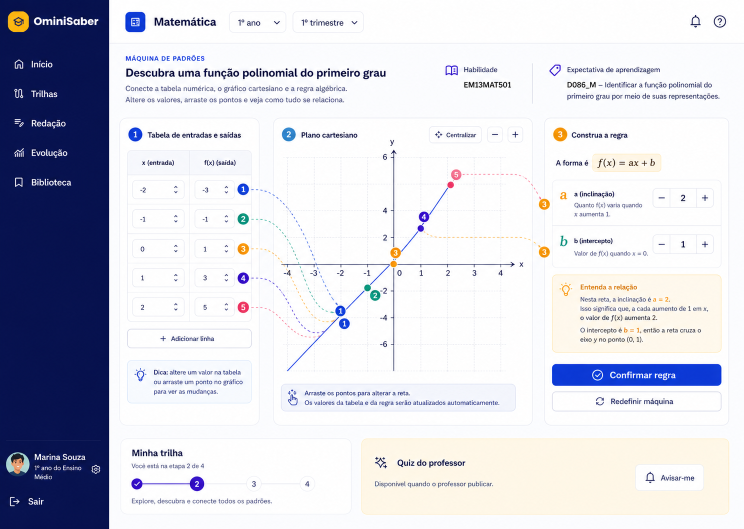
#> input picture docs/referencias-design/matematica/01-1o-ano-maquina-de-padroes.png, 1487 x 1058 px, found by its file name (shown at 1/2 size)
$ python matematica_design_qa_montage.py
#> lines starting #> are read from the running program, lines starting #| are printed output that depends on the picture
from pathlib import Path

from PIL import Image, ImageDraw, ImageFont


ROOT = Path(r"C:\Users\CLEVERSON\Downloads\OminiSaber-main\OminiSaber-main")
PAIRS = [
    ("01-1o-ano-maquina-de-padroes.png", "matematica-maquina-padroes-implementacao.png", "qa-matematica-maquina-padroes.png"),
    ("02-2o-ano-estudio-de-areas.png", "matematica-estudio-areas-implementacao.png", "qa-matematica-estudio-areas.png"),
    ("03-3o-ano-reta-em-movimento.png", "matematica-reta-movimento-implementacao.png", "qa-matematica-reta-movimento.png"),
]

for source_name, implementation_name, output_name in PAIRS:
    source = Image.open(ROOT / "docs" / "referencias-design" / "matematica" / source_name).convert("RGB")
#> source is the input picture: PIL image 1487x1058 RGB; mean R, G, B 210, 211.3, 221.9
    implementation = Image.open(ROOT / "docs" / "auditoria-visual" / implementation_name).convert("RGB")
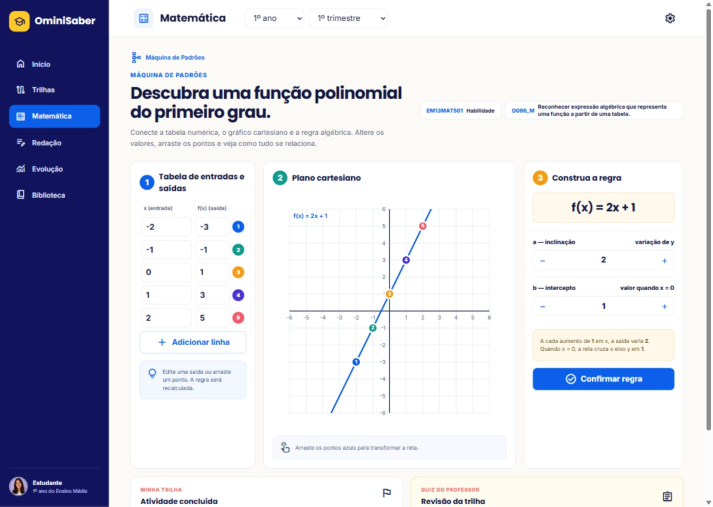
#> input picture docs/auditoria-visual/matematica-maquina-padroes-implementacao.png, 1425 x 1013 px, found by its file name (shown at 1/2 size)
#> implementation is the input picture: PIL image 1425x1013 RGB; mean R, G, B 209.9, 211.2, 223
    implementation = implementation.resize(source.size, Image.Resampling.LANCZOS)
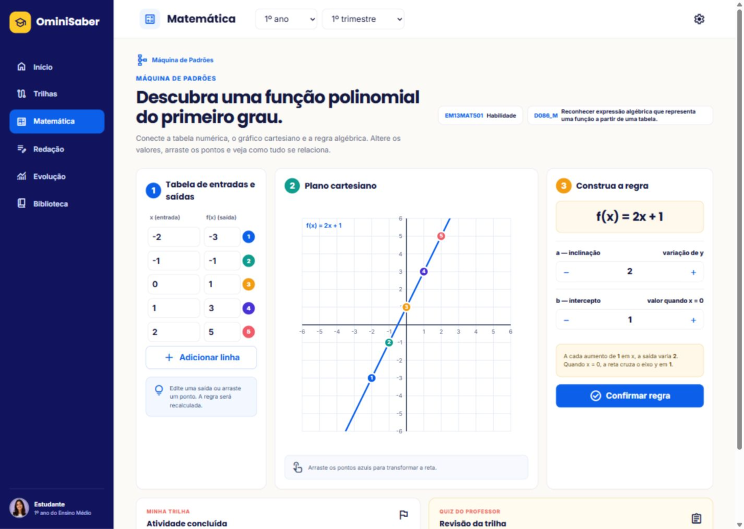
#> implementation: PIL image 1487x1058 RGB (shown at 1/2 size); mean R, G, B 209.8, 211.1, 222.9
    label_height = 44
    montage = Image.new("RGB", (source.width * 2, source.height + label_height), "white")
#> montage: PIL image 2974x1102 RGB; every value is 255
    montage.paste(source, (0, label_height))
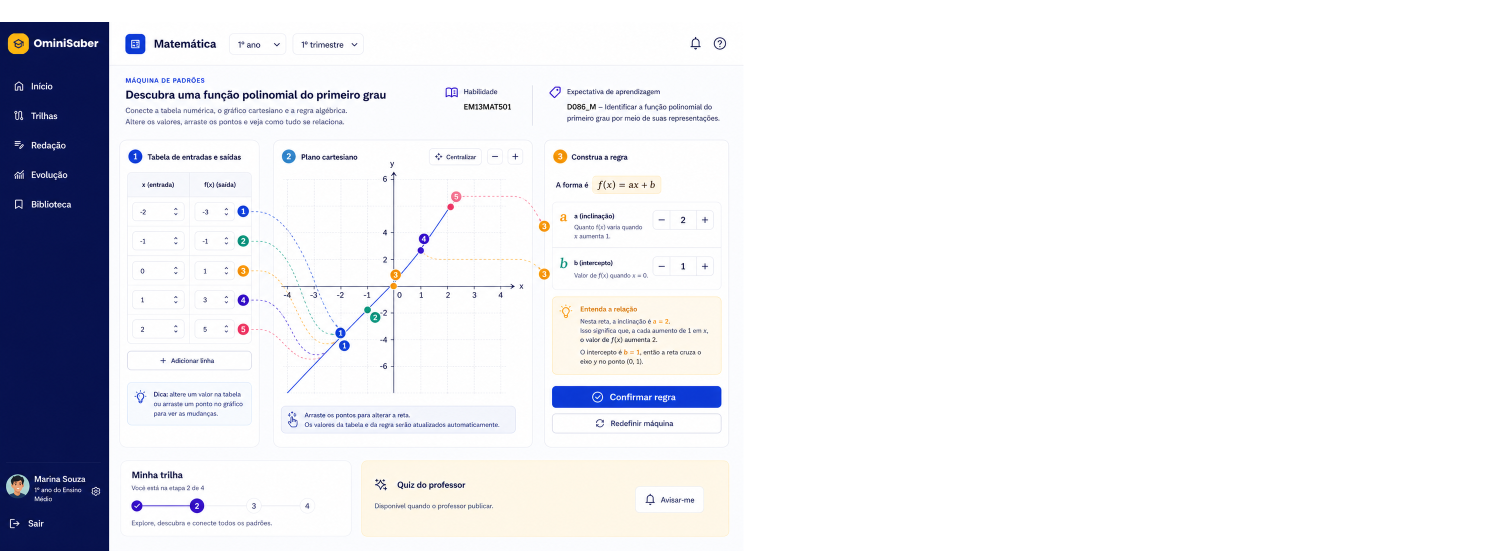
#> montage: PIL image 2974x1102 RGB (shown at 1/2 size); mean R, G, B 233.4, 234, 239.1
    montage.paste(implementation, (source.width, label_height))
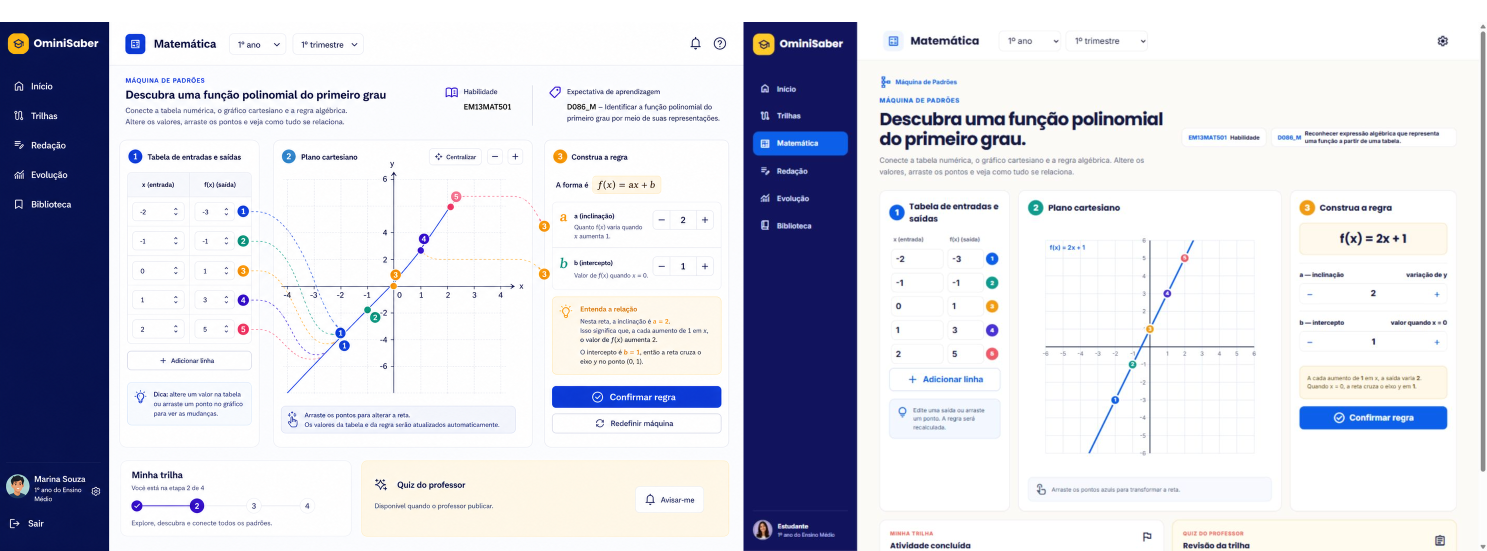
#> montage: PIL image 2974x1102 RGB (shown at 1/2 size); mean R, G, B 211.7, 213, 223.7
    draw = ImageDraw.Draw(montage)
    draw.text((18, 14), "REFERÊNCIA APROVADA", fill="#11145d")
    draw.text((source.width + 18, 14), "IMPLEMENTAÇÃO", fill="#11145d")
    draw.line((source.width, 0, source.width, montage.height), fill="#d9d9e7", width=2)
    montage.save(ROOT / "docs" / "auditoria-visual" / output_name)
#> pass 2 of the loop `for source_name, implementation_name, output_name in PAIRS:`:
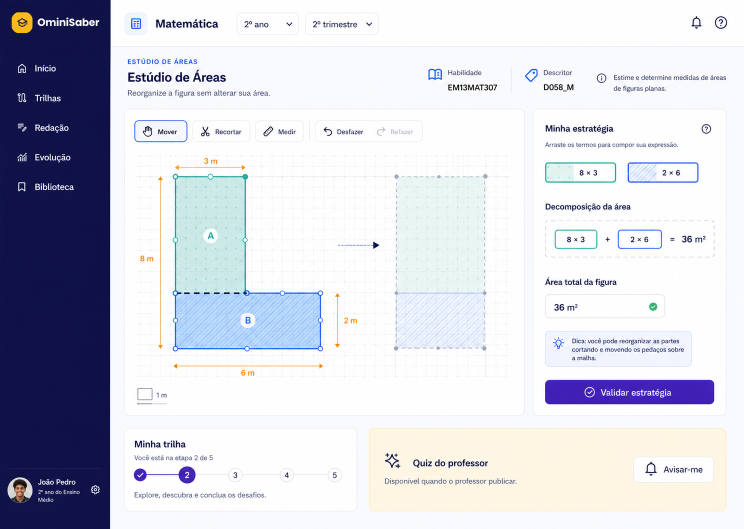
#> input picture docs/referencias-design/matematica/02-2o-ano-estudio-de-areas.png, 1487 x 1058 px, found by its file name (shown at 1/2 size)
#> source is the input picture: PIL image 1487x1058 RGB; mean R, G, B 208.7, 210.3, 220.9
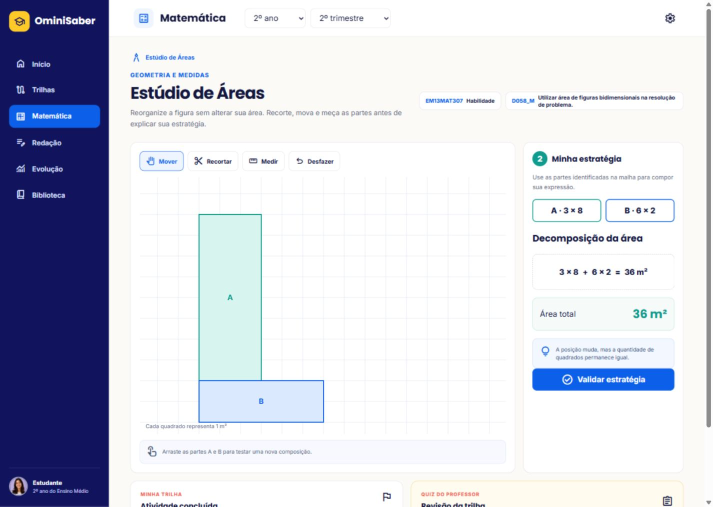
#> input picture docs/auditoria-visual/matematica-estudio-areas-implementacao.png, 1425 x 1013 px, found by its file name (shown at 1/2 size)
#> implementation is the input picture: PIL image 1425x1013 RGB; mean R, G, B 209.8, 212.6, 224.8
#> implementation: PIL image 1487x1058 RGB
#> `montage.paste(implementation, (source.width, label_height))`:
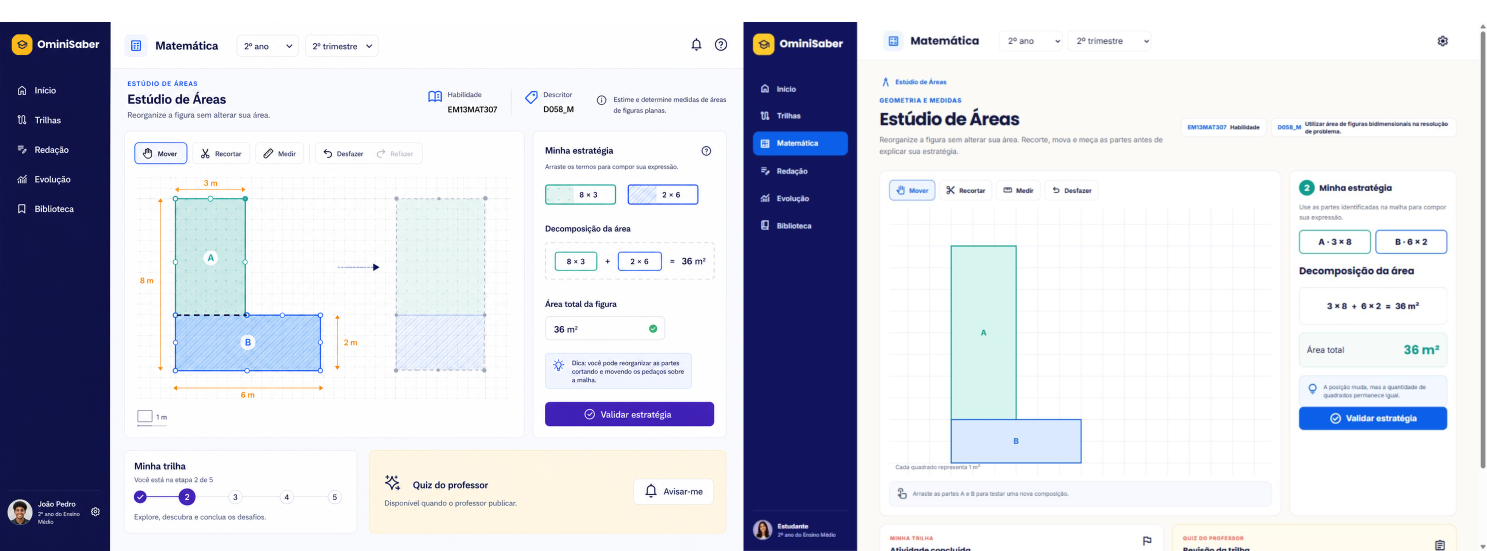
#> montage: PIL image 2974x1102 RGB (shown at 1/2 size); mean R, G, B 211.1, 213.2, 224.1
#> (the run stopped early here; a loop or call above may not have finished)
